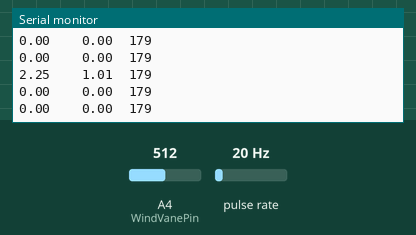
Bench run of a sketch on a simulated Arduino Uno, built with avr-gcc and run on an emulated ATmega328P. On the bench: the last lines printed to the serial monitor. Wiring (inferred from the names in the program): pulse sensor: data pin 2. The inputs (shaded band) are chosen by the test bench; at power-on: A4 (WindVanePin) = 512, pulse rate 20 Hz.

Above: at 1.2 s.
1.3 s: A4 (WindVanePin) set to 295
At 2.2 s:
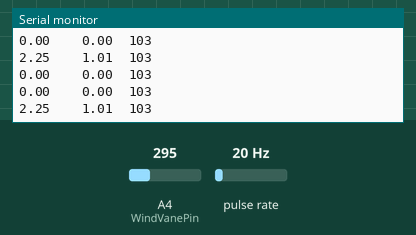
2.8 s: A4 (WindVanePin) set to 270
At 3.8 s:
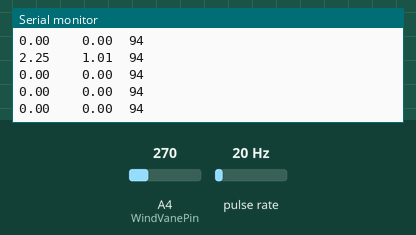
Timing chart, 0 to 5.8 s (numbered marks = the images above; inputs shaded):
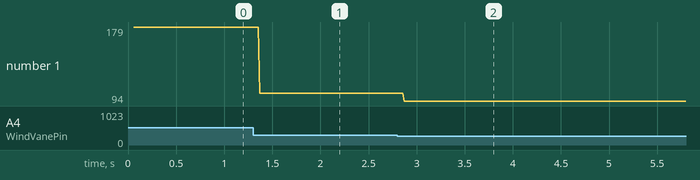

Measured:
- after the input at 1.3 s, the serial monitor: prints a new line after 0.07 s (image 1)
- after the input at 2.8 s, the serial monitor: prints a new line after 0.07 s (image 2)
- plotted number 1: 179 → 103 after the input at 1.3 s, 103 → 94 after the input at 2.8 s

The sketch:

davis_anemometer.ino
```cpp
#include "TimerOne.h" // Timer Interrupt set to 2 second for read sensors
#include <math.h>

#define WindSensorPin (2) // The pin location of the anemometer sensor
#define WindVanePin (A4) // The pin the wind vane sensor is connected to
#define VaneOffset 0; // define the anemometer offset from magnetic north

int VaneValue; // raw analog value from wind vane
int Direction; // translated 0 - 360 direction
int CalDirection; // converted value with offset applied
int LastValue; // last direction value
short sensing_t = 1; // in seconds

volatile bool IsSampleRequired; // this is set true every 2.5s. Get wind speed
volatile unsigned int TimerCount; // used to determine 2.5sec timer count
volatile unsigned long Rotations; // cup rotation counter used in interrupt routine
volatile unsigned long ContactBounceTime; // Timer to avoid contact bounce in isr

float WindSpeed; // speed miles per hour

void setup() {

  LastValue = 0;

  IsSampleRequired = false;

  TimerCount = 0;
  Rotations = 0; // Set Rotations to 0 ready for calculations

  Serial.begin(9600);

  pinMode(WindSensorPin, INPUT);
  attachInterrupt(digitalPinToInterrupt(WindSensorPin), isr_rotation, FALLING);

  Serial.println("Davis Anemometer Test");
  Serial.println("Speed (MPH)\tm/s\tDirection\tStrength");

  // Setup the timer interupt
  //Timer1.initialize(sensing_t*1000000);// //타이머 간격 500000us = 500ms = 0.5 sec
  //Timer1.attachInterrupt(isr_timer);
}

void loop() {

  getWindDirection();

// Only update the display if change greater than 5 degrees.
//if(abs(CalDirection - LastValue) > 5) {
//LastValue = CalDirection;
//}
//  if(IsSampleRequired) {
// convert to mp/h using the formula V=P(2.25/T)
// V = P(2.25/2.5) = P * 0.9
    WindSpeed = Rotations * (2.25/sensing_t);
    Rotations = 0; // Reset count for next sample

    IsSampleRequired = false;

    Serial.print(WindSpeed); Serial.print("\t\t");
    Serial.print(getMperS(WindSpeed)); Serial.print("\t");
    Serial.print(CalDirection); Serial.print("\n");
//getHeading(CalDirection); Serial.print("\t\t");
//getWindStrength(WindSpeed);
//  }
}

// isr handler for timer interrupt
void isr_timer() {
  TimerCount++;

  if(TimerCount == 1)
  {
    IsSampleRequired = true;
    TimerCount = 0;
  }
}

// This is the function that the interrupt calls to increment the rotation count
void isr_rotation() {
  if((millis() - ContactBounceTime) > 15 ) { // debounce the switch contact.
    Rotations++;
    ContactBounceTime = millis();
  }
}

// Convert MPH to m/s
float getMperS(float speed) {
  return speed * 0.44704;
}

// Get Wind Direction
void getWindDirection() {
  VaneValue = analogRead(WindVanePin);
  Direction = map(VaneValue, 0, 1023, 0, 359);
  CalDirection = Direction + VaneOffset;

  if(CalDirection > 360)
    CalDirection = CalDirection - 360;
  if(CalDirection < 0)
    CalDirection = CalDirection + 360;
}
```
